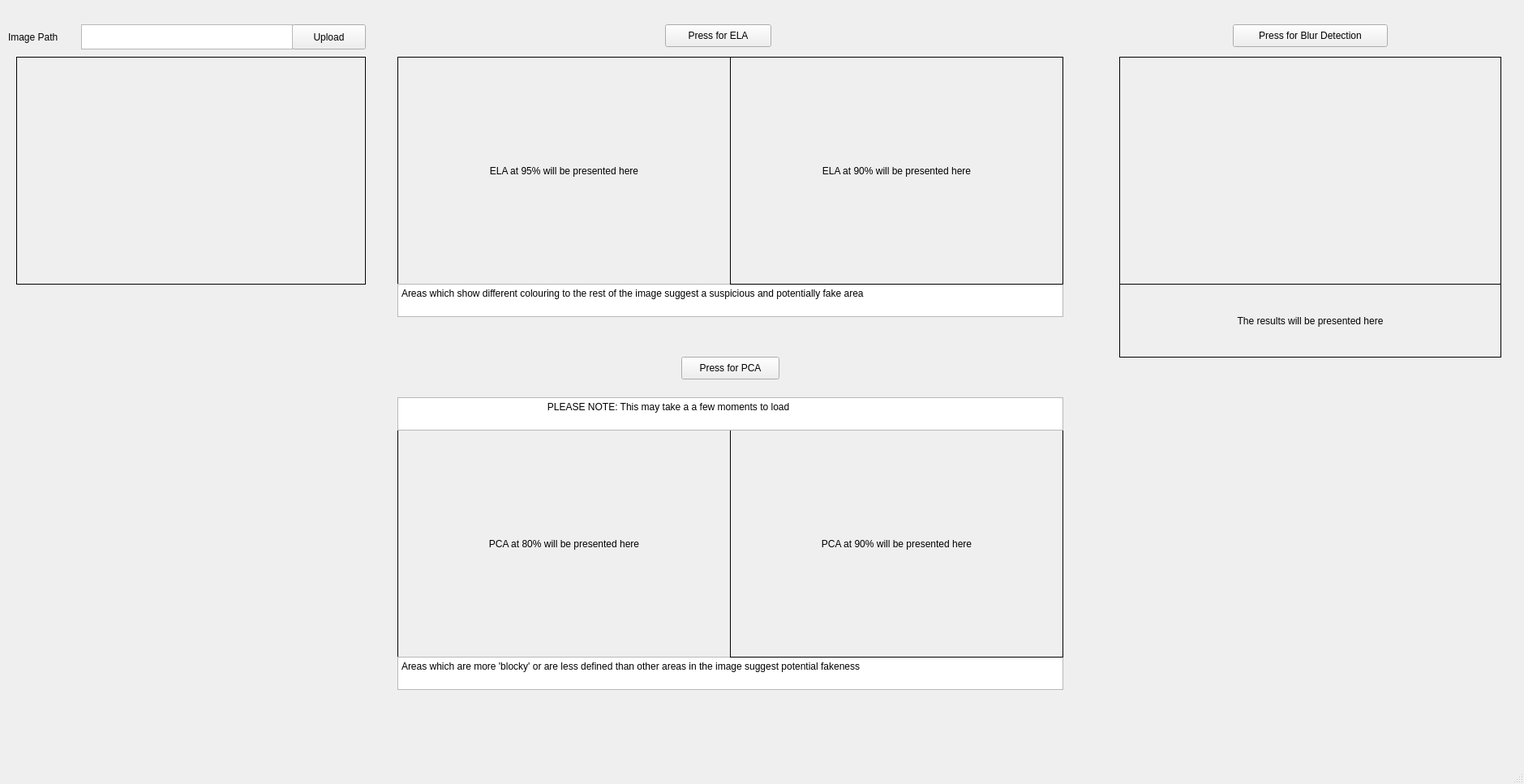
<?xml version="1.0" encoding="UTF-8"?>
<ui version="4.0">
 <class>MainWindow</class>
 <widget class="QMainWindow" name="MainWindow">
  <property name="geometry">
   <rect>
    <x>0</x>
    <y>0</y>
    <width>1879</width>
    <height>967</height>
   </rect>
  </property>
  <property name="windowTitle">
   <string>MainWindow</string>
  </property>
  <widget class="QWidget" name="centralwidget">
   <widget class="QPushButton" name="upload_button">
    <property name="geometry">
     <rect>
      <x>360</x>
      <y>30</y>
      <width>91</width>
      <height>31</height>
     </rect>
    </property>
    <property name="text">
     <string>Upload</string>
    </property>
   </widget>
   <widget class="QTextEdit" name="image_path">
    <property name="geometry">
     <rect>
      <x>100</x>
      <y>30</y>
      <width>261</width>
      <height>31</height>
     </rect>
    </property>
   </widget>
   <widget class="QLabel" name="image_path_label">
    <property name="geometry">
     <rect>
      <x>10</x>
      <y>30</y>
      <width>91</width>
      <height>31</height>
     </rect>
    </property>
    <property name="text">
     <string>Image Path</string>
    </property>
   </widget>
   <widget class="QLabel" name="image_label">
    <property name="geometry">
     <rect>
      <x>20</x>
      <y>70</y>
      <width>431</width>
      <height>281</height>
     </rect>
    </property>
    <property name="frameShape">
     <enum>QFrame::Box</enum>
    </property>
    <property name="text">
     <string/>
    </property>
    <property name="scaledContents">
     <bool>true</bool>
    </property>
   </widget>
   <widget class="QLabel" name="ela_image">
    <property name="geometry">
     <rect>
      <x>490</x>
      <y>70</y>
      <width>411</width>
      <height>281</height>
     </rect>
    </property>
    <property name="frameShape">
     <enum>QFrame::Box</enum>
    </property>
    <property name="text">
     <string>ELA at 95% will be presented here</string>
    </property>
    <property name="scaledContents">
     <bool>true</bool>
    </property>
    <property name="alignment">
     <set>Qt::AlignCenter</set>
    </property>
   </widget>
   <widget class="QPushButton" name="ela_button">
    <property name="geometry">
     <rect>
      <x>820</x>
      <y>30</y>
      <width>131</width>
      <height>28</height>
     </rect>
    </property>
    <property name="text">
     <string>Press for ELA</string>
    </property>
   </widget>
   <widget class="QPushButton" name="pca_button">
    <property name="geometry">
     <rect>
      <x>840</x>
      <y>440</y>
      <width>121</width>
      <height>28</height>
     </rect>
    </property>
    <property name="text">
     <string>Press for PCA</string>
    </property>
   </widget>
   <widget class="QPushButton" name="bd_button">
    <property name="geometry">
     <rect>
      <x>1520</x>
      <y>30</y>
      <width>191</width>
      <height>28</height>
     </rect>
    </property>
    <property name="text">
     <string>Press for Blur Detection</string>
    </property>
   </widget>
   <widget class="QLabel" name="pca_image">
    <property name="geometry">
     <rect>
      <x>490</x>
      <y>530</y>
      <width>411</width>
      <height>281</height>
     </rect>
    </property>
    <property name="frameShape">
     <enum>QFrame::Box</enum>
    </property>
    <property name="text">
     <string>PCA at 80% will be presented here</string>
    </property>
    <property name="scaledContents">
     <bool>true</bool>
    </property>
    <property name="alignment">
     <set>Qt::AlignCenter</set>
    </property>
   </widget>
   <widget class="QPlainTextEdit" name="plainTextEdit">
    <property name="geometry">
     <rect>
      <x>490</x>
      <y>350</y>
      <width>821</width>
      <height>41</height>
     </rect>
    </property>
    <property name="plainText">
     <string>Areas which show different colouring to the rest of the image suggest a suspicious and potentially fake area</string>
    </property>
   </widget>
   <widget class="QPlainTextEdit" name="plainTextEdit_2">
    <property name="geometry">
     <rect>
      <x>490</x>
      <y>810</y>
      <width>821</width>
      <height>41</height>
     </rect>
    </property>
    <property name="plainText">
     <string>Areas which are more 'blocky' or are less defined than other areas in the image suggest potential fakeness</string>
    </property>
   </widget>
   <widget class="QLabel" name="bd_image">
    <property name="geometry">
     <rect>
      <x>1380</x>
      <y>70</y>
      <width>471</width>
      <height>281</height>
     </rect>
    </property>
    <property name="frameShape">
     <enum>QFrame::Box</enum>
    </property>
    <property name="text">
     <string/>
    </property>
    <property name="scaledContents">
     <bool>true</bool>
    </property>
    <property name="alignment">
     <set>Qt::AlignCenter</set>
    </property>
   </widget>
   <widget class="QLabel" name="bd_results">
    <property name="geometry">
     <rect>
      <x>1380</x>
      <y>350</y>
      <width>471</width>
      <height>91</height>
     </rect>
    </property>
    <property name="layoutDirection">
     <enum>Qt::LeftToRight</enum>
    </property>
    <property name="frameShape">
     <enum>QFrame::Box</enum>
    </property>
    <property name="text">
     <string>The results will be presented here</string>
    </property>
    <property name="textFormat">
     <enum>Qt::PlainText</enum>
    </property>
    <property name="scaledContents">
     <bool>true</bool>
    </property>
    <property name="alignment">
     <set>Qt::AlignCenter</set>
    </property>
   </widget>
   <widget class="QLabel" name="ela_image_2">
    <property name="geometry">
     <rect>
      <x>900</x>
      <y>70</y>
      <width>411</width>
      <height>281</height>
     </rect>
    </property>
    <property name="frameShape">
     <enum>QFrame::Box</enum>
    </property>
    <property name="text">
     <string>ELA at 90% will be presented here</string>
    </property>
    <property name="scaledContents">
     <bool>true</bool>
    </property>
    <property name="alignment">
     <set>Qt::AlignCenter</set>
    </property>
   </widget>
   <widget class="QLabel" name="pca_image_2">
    <property name="geometry">
     <rect>
      <x>900</x>
      <y>530</y>
      <width>411</width>
      <height>281</height>
     </rect>
    </property>
    <property name="frameShape">
     <enum>QFrame::Box</enum>
    </property>
    <property name="text">
     <string>PCA at 90% will be presented here</string>
    </property>
    <property name="scaledContents">
     <bool>true</bool>
    </property>
    <property name="alignment">
     <set>Qt::AlignCenter</set>
    </property>
   </widget>
   <widget class="QPlainTextEdit" name="PCA_warning">
    <property name="geometry">
     <rect>
      <x>490</x>
      <y>490</y>
      <width>821</width>
      <height>41</height>
     </rect>
    </property>
    <property name="layoutDirection">
     <enum>Qt::LeftToRight</enum>
    </property>
    <property name="plainText">
     <string>		      PLEASE NOTE: This may take a a few moments to load</string>
    </property>
   </widget>
  </widget>
  <widget class="QMenuBar" name="menubar">
   <property name="geometry">
    <rect>
     <x>0</x>
     <y>0</y>
     <width>1879</width>
     <height>26</height>
    </rect>
   </property>
  </widget>
  <widget class="QStatusBar" name="statusbar"/>
 </widget>
 <resources/>
 <connections/>
</ui>
